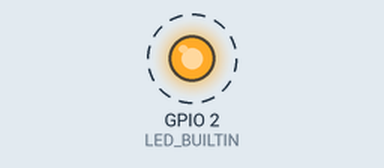
Recording of a sketch running on a simulated ESP32. Parts: output pins drawn as LEDs (lit = HIGH). Dashed ring = blinking.

Above: at 0.5 s.
Timing chart, 0 to 4.6 s (numbered marks = the images above):
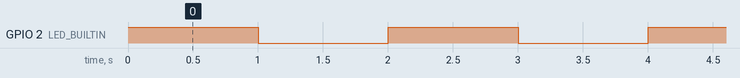

The sketch:

Blink.ino
```cpp
static void blinkThread(void *pvParameters)
{
  ( void ) pvParameters;
  for (;;)
  {
    digitalWrite(LED_BUILTIN, HIGH);
    delay(1000);
    digitalWrite(LED_BUILTIN, LOW);
    delay(1000);
  }
}

void setup() {
  // put your setup code here, to run once:
  pinMode(LED_BUILTIN, OUTPUT);
  xTaskCreate(blinkThread, "blink", 1024, NULL, tskIDLE_PRIORITY + 2, NULL);
}

void loop() {
  // put your main code here, to run repeatedly:
  delay(1000);
}
```

Measured:
- by itself, GPIO 2 (LED_BUILTIN): alternates HIGH for 1.0 s and LOW for 1.0 s
